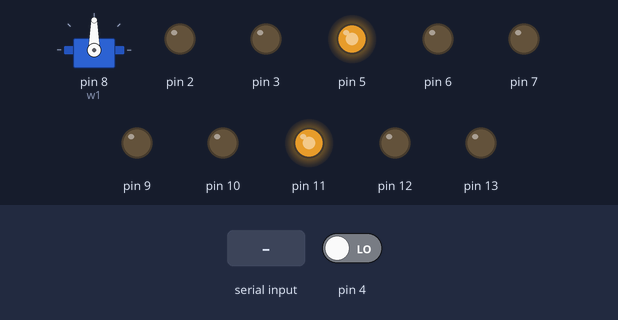
A sketch run on a simulated Arduino Uno, built with avr-gcc and run on an emulated ATmega328P. Parts: servo, output pins drawn as LEDs (lit = HIGH). The test bench sets the inputs (shaded band); at power-on: pin 4 LOW.

Above: at 1.2 s.
1.3 s: "1" received over Serial
At 2.0 s:
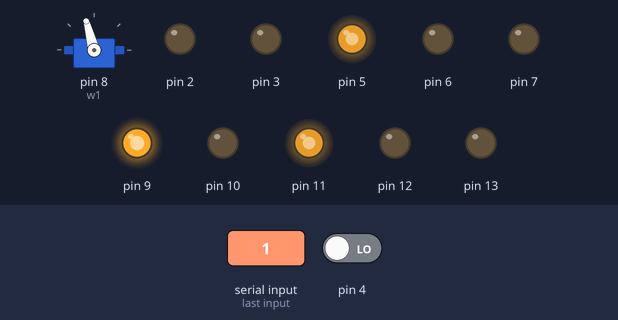
2.8 s: "2" received over Serial
At 3.2 s:
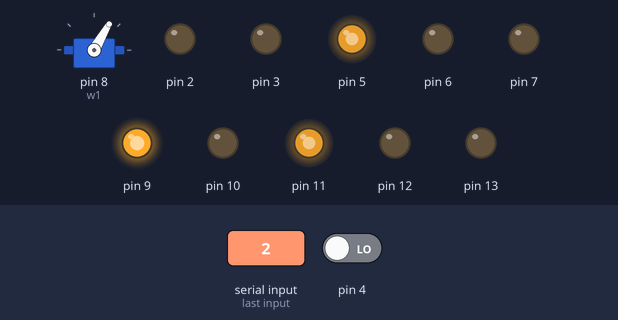
4.3 s: "3" received over Serial
At 4.4 s:
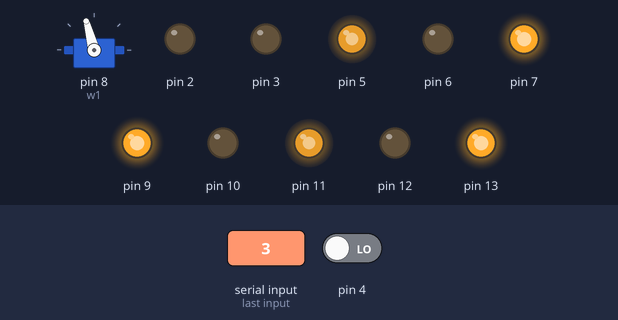
6.0 s: "4" received over Serial
At 6.8 s:
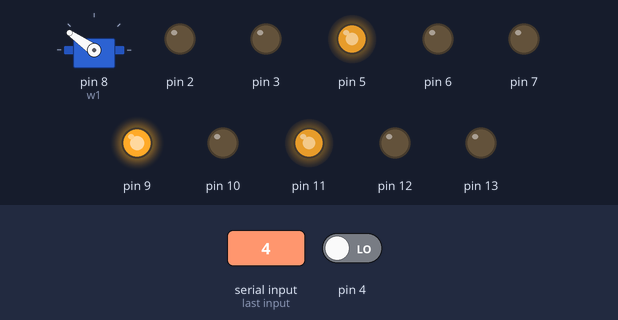
Timing chart, 0 to 8.5 s (numbered marks = the images above; inputs shaded):
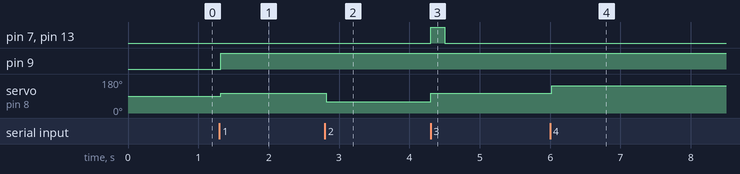

The sketch:

hazeem_BRC.ino
```cpp
#include <Ultrasonic.h>
Ultrasonic w2 = Ultrasonic(3, 4);

#include <Servo.h>
Servo w1 = Servo();


void setup() {
  // put your setup code here, to run once:
  pinMode(11, OUTPUT);
  pinMode(12, OUTPUT);
  pinMode(13, OUTPUT);
  analogWrite(11, 200);

  pinMode(5, OUTPUT);
  pinMode(6, OUTPUT);
  pinMode(7, OUTPUT);
  analogWrite(5, 200);

  w1.attach(8);
  Serial.begin(9600);
pinMode(10,OUTPUT);
pinMode(9,OUTPUT);
pinMode(2,OUTPUT);
}

void loop() {
  // put your main code here, to run repeatedly:
  int x = Serial.read();
  if (x == '1') {
    w1.write(105);
    int d = w2.distanceRead();
    if (d > 10) {
 digitalWrite(2,HIGH);
  digitalWrite(9,LOW);
      digitalWrite(12, HIGH);
      digitalWrite(13, LOW);
      digitalWrite(6, HIGH);
      digitalWrite(7, LOW);
      delay(200);
      digitalWrite(12, LOW);
      digitalWrite(13, LOW);
      digitalWrite(6, LOW);
      digitalWrite(7, LOW);
    } else {
digitalWrite(9,HIGH);
  digitalWrite(2,LOW);
      digitalWrite(12, LOW);
      digitalWrite(13, LOW);
      digitalWrite(6, LOW);
      digitalWrite(7, LOW);

    }

  }
  if (x == '2') {
    w1.write(60);
    int d = w2.distanceRead();

    if (d > 10) {
digitalWrite(9,LOW);
      digitalWrite(10,HIGH);

      digitalWrite(6, LOW);
      digitalWrite(7, HIGH);

      digitalWrite(12, LOW);
      digitalWrite(13, LOW);

      delay(200);
      digitalWrite(12, LOW);
      digitalWrite(13, LOW);
      digitalWrite(6, LOW);
      digitalWrite(7, LOW);
    } else {

digitalWrite(10,LOW);

      digitalWrite(12, LOW);
      digitalWrite(13, LOW);
      digitalWrite(6, LOW);
      digitalWrite(7, LOW);
    }
  }
  if (x == '3') {
    w1.write(105);

digitalWrite(9,HIGH);

    digitalWrite(12, LOW);
    digitalWrite(13, HIGH);
    digitalWrite(6, LOW);
    digitalWrite(7, HIGH);
    delay(200);
    digitalWrite(12, LOW);
    digitalWrite(13, LOW);
    digitalWrite(6, LOW);
    digitalWrite(7, LOW);
  }
  if (x == '4') {
    w1.write(145);
    int d = w2.distanceRead();

    if (d > 10) {
 digitalWrite(2,LOW);
      digitalWrite(9,LOW);
       digitalWrite(10,HIGH);

      digitalWrite(12, LOW);
      digitalWrite(13, HIGH);
      digitalWrite(6, LOW);
      digitalWrite(7, LOW);
      delay(200);
      digitalWrite(12, LOW);
      digitalWrite(13, LOW);
      digitalWrite(6, LOW);
      digitalWrite(7, LOW);
    } else {
digitalWrite(10,LOW);

      digitalWrite(12, LOW);
      digitalWrite(13, LOW);
      digitalWrite(6, LOW);
      digitalWrite(7, LOW);

    }
  }
}
```

Measured:
- after the input at 1.3 s, pin 9: LOW → HIGH at once; servo on pin 8 (w1): 90° → 105° at once
- after the input at 2.8 s, servo on pin 8 (w1): 105° → 60° at once
- after the input at 4.3 s, pin 7, pin 13: LOW → HIGH at once, → LOW 0.20 s later; servo on pin 8 (w1): 60° → 105° at once
- after the input at 6.0 s, servo on pin 8 (w1): 105° → 145° at once
